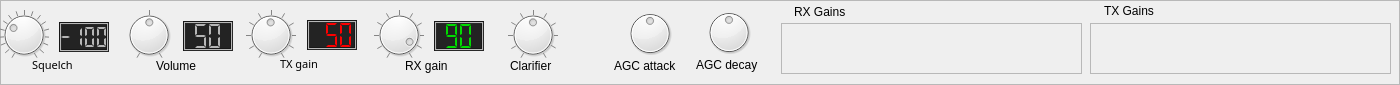
       <widget class="QFrame" name="controlsFrame">
        <property name="sizePolicy">
         <sizepolicy hsizetype="Expanding" vsizetype="Preferred">
          <horstretch>0</horstretch>
          <verstretch>0</verstretch>
         </sizepolicy>
        </property>
        <property name="minimumSize">
         <size>
          <width>600</width>
          <height>80</height>
         </size>
        </property>
        <property name="frameShape">
         <enum>QFrame::StyledPanel</enum>
        </property>
        <property name="frameShadow">
         <enum>QFrame::Raised</enum>
        </property>
        <widget class="QLabel" name="label">
         <property name="geometry">
          <rect>
           <x>280</x>
           <y>54</y>
           <width>61</width>
           <height>20</height>
          </rect>
         </property>
         <property name="sizePolicy">
          <sizepolicy hsizetype="Fixed" vsizetype="Preferred">
           <horstretch>0</horstretch>
           <verstretch>0</verstretch>
          </sizepolicy>
         </property>
         <property name="font">
          <font>
           <family>Sans Serif</family>
           <pointsize>8</pointsize>
           <weight>50</weight>
           <italic>false</italic>
           <bold>false</bold>
          </font>
         </property>
         <property name="styleSheet">
          <string notr="true"/>
         </property>
         <property name="text">
          <string>TX gain</string>
         </property>
        </widget>
        <widget class="QLabel" name="label_14">
         <property name="geometry">
          <rect>
           <x>156</x>
           <y>56</y>
           <width>61</width>
           <height>20</height>
          </rect>
         </property>
         <property name="sizePolicy">
          <sizepolicy hsizetype="Fixed" vsizetype="Preferred">
           <horstretch>0</horstretch>
           <verstretch>0</verstretch>
          </sizepolicy>
         </property>
         <property name="styleSheet">
          <string notr="true"/>
         </property>
         <property name="text">
          <string>Volume</string>
         </property>
        </widget>
        <widget class="QLabel" name="label_11">
         <property name="geometry">
          <rect>
           <x>32</x>
           <y>55</y>
           <width>61</width>
           <height>20</height>
          </rect>
         </property>
         <property name="sizePolicy">
          <sizepolicy hsizetype="Fixed" vsizetype="Fixed">
           <horstretch>0</horstretch>
           <verstretch>0</verstretch>
          </sizepolicy>
         </property>
         <property name="minimumSize">
          <size>
           <width>20</width>
           <height>5</height>
          </size>
         </property>
         <property name="font">
          <font>
           <family>Sans Serif</family>
           <pointsize>8</pointsize>
           <weight>50</weight>
           <italic>false</italic>
           <bold>false</bold>
          </font>
         </property>
         <property name="styleSheet">
          <string notr="true"/>
         </property>
         <property name="text">
          <string>Squelch</string>
         </property>
        </widget>
        <widget class="QLCDNumber" name="rxSquelchDisplay">
         <property name="geometry">
          <rect>
           <x>59</x>
           <y>22</y>
           <width>50</width>
           <height>30</height>
          </rect>
         </property>
         <property name="sizePolicy">
          <sizepolicy hsizetype="Fixed" vsizetype="Fixed">
           <horstretch>0</horstretch>
           <verstretch>0</verstretch>
          </sizepolicy>
         </property>
         <property name="minimumSize">
          <size>
           <width>50</width>
           <height>30</height>
          </size>
         </property>
         <property name="maximumSize">
          <size>
           <width>50</width>
           <height>30</height>
          </size>
         </property>
         <property name="styleSheet">
          <string notr="true">background-color: rgb(35, 35, 35);
color: rgb(182, 182, 182);</string>
         </property>
         <property name="frameShadow">
          <enum>QFrame::Sunken</enum>
         </property>
         <property name="lineWidth">
          <number>1</number>
         </property>
         <property name="midLineWidth">
          <number>1</number>
         </property>
         <property name="digitCount">
          <number>4</number>
         </property>
         <property name="segmentStyle">
          <enum>QLCDNumber::Flat</enum>
         </property>
         <property name="value" stdset="0">
          <double>-100.000000000000000</double>
         </property>
        </widget>
        <widget class="QLCDNumber" name="rxSensitivityDisplay">
         <property name="geometry">
          <rect>
           <x>434</x>
           <y>21</y>
           <width>50</width>
           <height>30</height>
          </rect>
         </property>
         <property name="sizePolicy">
          <sizepolicy hsizetype="Fixed" vsizetype="Fixed">
           <horstretch>0</horstretch>
           <verstretch>0</verstretch>
          </sizepolicy>
         </property>
         <property name="minimumSize">
          <size>
           <width>50</width>
           <height>30</height>
          </size>
         </property>
         <property name="maximumSize">
          <size>
           <width>50</width>
           <height>30</height>
          </size>
         </property>
         <property name="styleSheet">
          <string notr="true">color: rgb(0, 220, 0);
background-color: rgb(35, 35, 35);</string>
         </property>
         <property name="frameShadow">
          <enum>QFrame::Sunken</enum>
         </property>
         <property name="lineWidth">
          <number>1</number>
         </property>
         <property name="midLineWidth">
          <number>1</number>
         </property>
         <property name="digitCount">
          <number>2</number>
         </property>
         <property name="segmentStyle">
          <enum>QLCDNumber::Flat</enum>
         </property>
         <property name="value" stdset="0">
          <double>90.000000000000000</double>
         </property>
        </widget>
        <widget class="QLCDNumber" name="txPowerDisplay">
         <property name="geometry">
          <rect>
           <x>307</x>
           <y>20</y>
           <width>50</width>
           <height>30</height>
          </rect>
         </property>
         <property name="sizePolicy">
          <sizepolicy hsizetype="Fixed" vsizetype="Fixed">
           <horstretch>0</horstretch>
           <verstretch>0</verstretch>
          </sizepolicy>
         </property>
         <property name="minimumSize">
          <size>
           <width>50</width>
           <height>30</height>
          </size>
         </property>
         <property name="maximumSize">
          <size>
           <width>50</width>
           <height>30</height>
          </size>
         </property>
         <property name="styleSheet">
          <string notr="true">color: rgb(255, 0, 0);
background-color: rgb(35, 35, 35);</string>
         </property>
         <property name="frameShadow">
          <enum>QFrame::Sunken</enum>
         </property>
         <property name="lineWidth">
          <number>1</number>
         </property>
         <property name="midLineWidth">
          <number>1</number>
         </property>
         <property name="digitCount">
          <number>3</number>
         </property>
         <property name="segmentStyle">
          <enum>QLCDNumber::Flat</enum>
         </property>
         <property name="value" stdset="0">
          <double>50.000000000000000</double>
         </property>
        </widget>
        <widget class="QLCDNumber" name="rxVolumeDisplay">
         <property name="geometry">
          <rect>
           <x>183</x>
           <y>21</y>
           <width>50</width>
           <height>30</height>
          </rect>
         </property>
         <property name="sizePolicy">
          <sizepolicy hsizetype="Fixed" vsizetype="Fixed">
           <horstretch>0</horstretch>
           <verstretch>0</verstretch>
          </sizepolicy>
         </property>
         <property name="minimumSize">
          <size>
           <width>50</width>
           <height>30</height>
          </size>
         </property>
         <property name="maximumSize">
          <size>
           <width>50</width>
           <height>30</height>
          </size>
         </property>
         <property name="styleSheet">
          <string notr="true">background-color: rgb(35, 35, 35);
color: rgb(182, 182, 182);</string>
         </property>
         <property name="frameShadow">
          <enum>QFrame::Sunken</enum>
         </property>
         <property name="lineWidth">
          <number>1</number>
         </property>
         <property name="midLineWidth">
          <number>1</number>
         </property>
         <property name="digitCount">
          <number>2</number>
         </property>
         <property name="segmentStyle">
          <enum>QLCDNumber::Flat</enum>
         </property>
         <property name="value" stdset="0">
          <double>50.000000000000000</double>
         </property>
         <property name="intValue" stdset="0">
          <number>50</number>
         </property>
        </widget>
        <widget class="QLabel" name="label_9">
         <property name="geometry">
          <rect>
           <x>405</x>
           <y>56</y>
           <width>71</width>
           <height>20</height>
          </rect>
         </property>
         <property name="sizePolicy">
          <sizepolicy hsizetype="Fixed" vsizetype="Preferred">
           <horstretch>0</horstretch>
           <verstretch>0</verstretch>
          </sizepolicy>
         </property>
         <property name="text">
          <string>RX gain</string>
         </property>
        </widget>
        <widget class="SkinnedDial" name="rxSquelchDial">
         <property name="geometry">
          <rect>
           <x>-1</x>
           <y>10</y>
           <width>50</width>
           <height>50</height>
          </rect>
         </property>
         <property name="cursor">
          <cursorShape>OpenHandCursor</cursorShape>
         </property>
         <property name="mouseTracking">
          <bool>true</bool>
         </property>
         <property name="autoFillBackground">
          <bool>false</bool>
         </property>
         <property name="styleSheet">
          <string notr="true"/>
         </property>
         <property name="minimum">
          <number>-150</number>
         </property>
         <property name="maximum">
          <number>10</number>
         </property>
         <property name="pageStep">
          <number>1</number>
         </property>
         <property name="value">
          <number>-100</number>
         </property>
         <property name="invertedAppearance">
          <bool>false</bool>
         </property>
         <property name="notchTarget">
          <double>10.000000000000000</double>
         </property>
         <property name="notchesVisible">
          <bool>true</bool>
         </property>
        </widget>
        <widget class="SkinnedDial" name="rxVolumeDial">
         <property name="geometry">
          <rect>
           <x>124</x>
           <y>10</y>
           <width>50</width>
           <height>50</height>
          </rect>
         </property>
         <property name="cursor">
          <cursorShape>OpenHandCursor</cursorShape>
         </property>
         <property name="mouseTracking">
          <bool>true</bool>
         </property>
         <property name="autoFillBackground">
          <bool>false</bool>
         </property>
         <property name="maximum">
          <number>99</number>
         </property>
         <property name="pageStep">
          <number>1</number>
         </property>
         <property name="value">
          <number>50</number>
         </property>
         <property name="notchTarget">
          <double>50.000000000000000</double>
         </property>
         <property name="notchesVisible">
          <bool>true</bool>
         </property>
        </widget>
        <widget class="SkinnedDial" name="txGainDial">
         <property name="geometry">
          <rect>
           <x>246</x>
           <y>10</y>
           <width>50</width>
           <height>50</height>
          </rect>
         </property>
         <property name="cursor">
          <cursorShape>OpenHandCursor</cursorShape>
         </property>
         <property name="mouseTracking">
          <bool>true</bool>
         </property>
         <property name="autoFillBackground">
          <bool>false</bool>
         </property>
         <property name="minimum">
          <number>1</number>
         </property>
         <property name="maximum">
          <number>100</number>
         </property>
         <property name="pageStep">
          <number>1</number>
         </property>
         <property name="value">
          <number>50</number>
         </property>
         <property name="notchTarget">
          <double>10.000000000000000</double>
         </property>
         <property name="notchesVisible">
          <bool>true</bool>
         </property>
        </widget>
        <widget class="SkinnedDial" name="rxGainDial">
         <property name="geometry">
          <rect>
           <x>374</x>
           <y>10</y>
           <width>50</width>
           <height>50</height>
          </rect>
         </property>
         <property name="cursor">
          <cursorShape>OpenHandCursor</cursorShape>
         </property>
         <property name="mouseTracking">
          <bool>true</bool>
         </property>
         <property name="autoFillBackground">
          <bool>false</bool>
         </property>
         <property name="maximum">
          <number>99</number>
         </property>
         <property name="pageStep">
          <number>1</number>
         </property>
         <property name="value">
          <number>90</number>
         </property>
         <property name="invertedAppearance">
          <bool>false</bool>
         </property>
         <property name="invertedControls">
          <bool>false</bool>
         </property>
         <property name="notchTarget">
          <double>10.000000000000000</double>
         </property>
         <property name="notchesVisible">
          <bool>true</bool>
         </property>
        </widget>
        <widget class="SkinnedDial" name="tuneDial">
         <property name="geometry">
          <rect>
           <x>508</x>
           <y>10</y>
           <width>50</width>
           <height>50</height>
          </rect>
         </property>
         <property name="sizePolicy">
          <sizepolicy hsizetype="Preferred" vsizetype="Preferred">
           <horstretch>0</horstretch>
           <verstretch>0</verstretch>
          </sizepolicy>
         </property>
         <property name="minimumSize">
          <size>
           <width>50</width>
           <height>50</height>
          </size>
         </property>
         <property name="cursor">
          <cursorShape>OpenHandCursor</cursorShape>
         </property>
         <property name="mouseTracking">
          <bool>true</bool>
         </property>
         <property name="autoFillBackground">
          <bool>false</bool>
         </property>
         <property name="minimum">
          <number>-500</number>
         </property>
         <property name="maximum">
          <number>500</number>
         </property>
         <property name="pageStep">
          <number>1</number>
         </property>
         <property name="value">
          <number>0</number>
         </property>
         <property name="invertedAppearance">
          <bool>false</bool>
         </property>
         <property name="invertedControls">
          <bool>false</bool>
         </property>
         <property name="notchTarget">
          <double>100.000000000000000</double>
         </property>
         <property name="notchesVisible">
          <bool>true</bool>
         </property>
        </widget>
        <widget class="QLabel" name="label_20">
         <property name="geometry">
          <rect>
           <x>510</x>
           <y>56</y>
           <width>61</width>
           <height>20</height>
          </rect>
         </property>
         <property name="text">
          <string>Clarifier</string>
         </property>
        </widget>
        <widget class="QFrame" name="rxGainsFrameMenu">
         <property name="geometry">
          <rect>
           <x>781</x>
           <y>23</y>
           <width>301</width>
           <height>51</height>
          </rect>
         </property>
         <property name="sizePolicy">
          <sizepolicy hsizetype="Fixed" vsizetype="Fixed">
           <horstretch>0</horstretch>
           <verstretch>0</verstretch>
          </sizepolicy>
         </property>
         <property name="minimumSize">
          <size>
           <width>200</width>
           <height>0</height>
          </size>
         </property>
         <property name="frameShape">
          <enum>QFrame::StyledPanel</enum>
         </property>
         <property name="frameShadow">
          <enum>QFrame::Raised</enum>
         </property>
         <layout class="QHBoxLayout" name="horizontalLayout_11"/>
        </widget>
        <widget class="QFrame" name="txGainsFrameMenu">
         <property name="geometry">
          <rect>
           <x>1090</x>
           <y>23</y>
           <width>301</width>
           <height>51</height>
          </rect>
         </property>
         <property name="sizePolicy">
          <sizepolicy hsizetype="Fixed" vsizetype="Fixed">
           <horstretch>0</horstretch>
           <verstretch>0</verstretch>
          </sizepolicy>
         </property>
         <property name="minimumSize">
          <size>
           <width>200</width>
           <height>0</height>
          </size>
         </property>
         <property name="frameShape">
          <enum>QFrame::StyledPanel</enum>
         </property>
         <property name="frameShadow">
          <enum>QFrame::Raised</enum>
         </property>
         <layout class="QHBoxLayout" name="horizontalLayout_12"/>
        </widget>
        <widget class="QLabel" name="label_21">
         <property name="geometry">
          <rect>
           <x>794</x>
           <y>2</y>
           <width>70</width>
           <height>20</height>
          </rect>
         </property>
         <property name="maximumSize">
          <size>
           <width>70</width>
           <height>20</height>
          </size>
         </property>
         <property name="text">
          <string>RX Gains</string>
         </property>
        </widget>
        <widget class="QLabel" name="label_50">
         <property name="geometry">
          <rect>
           <x>1104</x>
           <y>1</y>
           <width>70</width>
           <height>20</height>
          </rect>
         </property>
         <property name="maximumSize">
          <size>
           <width>70</width>
           <height>20</height>
          </size>
         </property>
         <property name="text">
          <string>TX Gains</string>
         </property>
        </widget>
        <widget class="SkinnedDial" name="agcAttackDial">
         <property name="geometry">
          <rect>
           <x>625</x>
           <y>8</y>
           <width>50</width>
           <height>51</height>
          </rect>
         </property>
         <property name="minimum">
          <number>-25</number>
         </property>
         <property name="maximum">
          <number>25</number>
         </property>
        </widget>
        <widget class="SkinnedDial" name="agcDecayDial">
         <property name="geometry">
          <rect>
           <x>704</x>
           <y>7</y>
           <width>50</width>
           <height>51</height>
          </rect>
         </property>
         <property name="minimum">
          <number>-25</number>
         </property>
         <property name="maximum">
          <number>25</number>
         </property>
        </widget>
        <widget class="QLabel" name="label_51">
         <property name="geometry">
          <rect>
           <x>614</x>
           <y>56</y>
           <width>81</width>
           <height>20</height>
          </rect>
         </property>
         <property name="text">
          <string>AGC attack</string>
         </property>
        </widget>
        <widget class="QLabel" name="label_52">
         <property name="geometry">
          <rect>
           <x>696</x>
           <y>55</y>
           <width>81</width>
           <height>20</height>
          </rect>
         </property>
         <property name="text">
          <string>AGC decay</string>
         </property>
        </widget>
       </widget>
